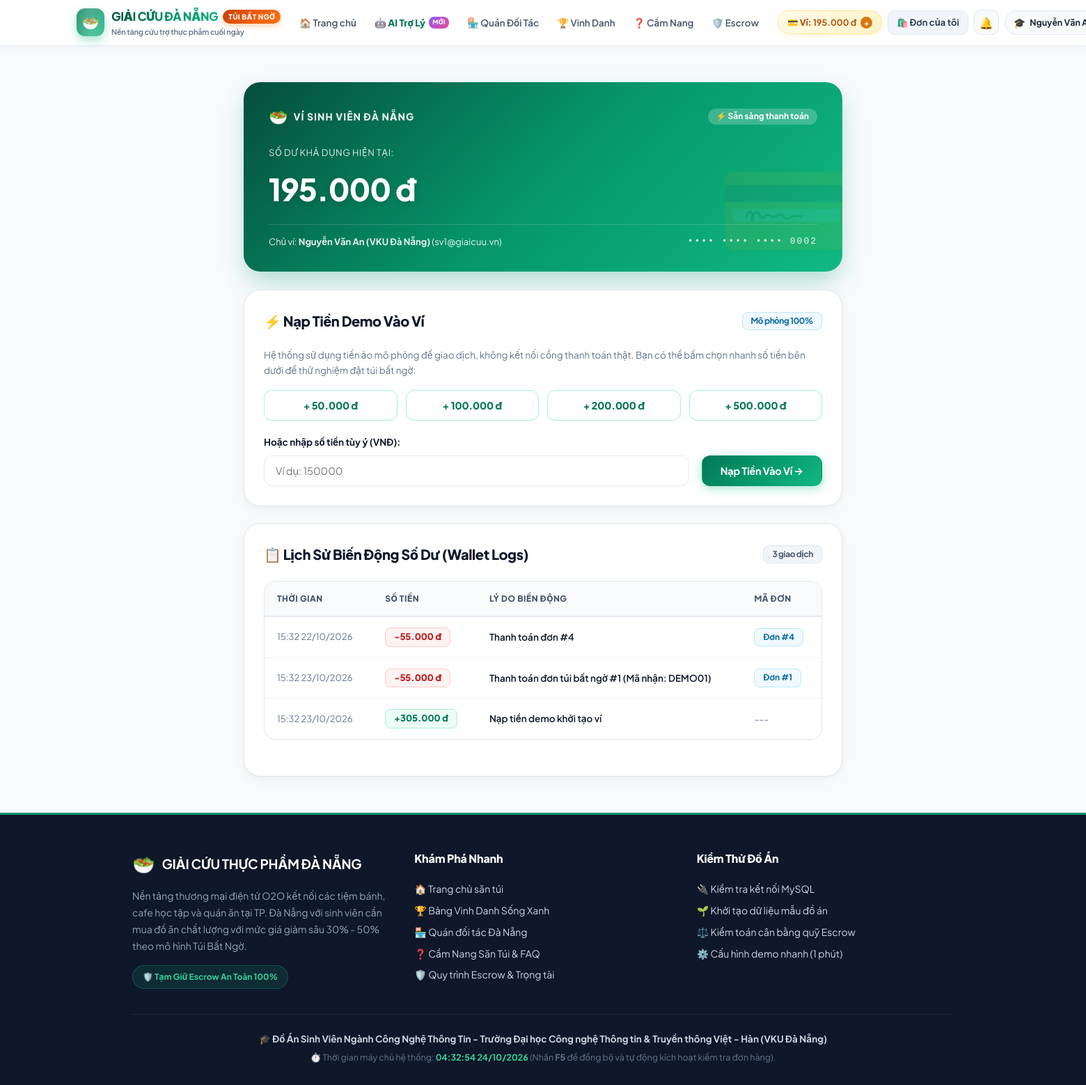
/student/vi_tien.php (signed in), run on the app's committed database.
### tables this page shows
CREATE TABLE `users` (
  `id` int(11) NOT NULL AUTO_INCREMENT,
  `name` varchar(100) NOT NULL,
  `email` varchar(100) NOT NULL,
  `password` varchar(255) NOT NULL,
  `role` enum('student','shop_owner','admin') NOT NULL DEFAULT 'student',
  `balance` decimal(12,2) NOT NULL DEFAULT 0.00,
  `warning_count` int(11) NOT NULL DEFAULT 0,
  `is_locked` tinyint(1) NOT NULL DEFAULT 0,
  `created_at` datetime DEFAULT current_timestamp(),
  `university` varchar(150) DEFAULT 'Đại học CNTT&TT Việt - Hàn (VKU)',
  PRIMARY KEY (`id`),
  UNIQUE KEY `email` (`email`)
);

CREATE TABLE `wallet_logs` (
  `id` int(11) NOT NULL AUTO_INCREMENT,
  `user_id` int(11) NOT NULL,
  `amount` decimal(12,2) NOT NULL,
  `reason` varchar(255) NOT NULL,
  `order_id` int(11) DEFAULT NULL,
  `created_at` datetime DEFAULT current_timestamp(),
  PRIMARY KEY (`id`),
  KEY `fk_wallet_logs_user` (`user_id`),
  CONSTRAINT `fk_wallet_logs_user` FOREIGN KEY (`user_id`) REFERENCES `users` (`id`) ON DELETE CASCADE
);

### functions.php (called while the page is built, shortened)
<?php
function get_logged_in_user($conn) {
    $user_id = $_SESSION['user_id'];
    $sql = "SELECT * FROM users WHERE id = ? LIMIT 1";
    $stmt = mysqli_prepare($conn, $sql);
    if ($stmt) {
        mysqli_stmt_bind_param($stmt, "i", $user_id);
        mysqli_stmt_execute($stmt);
        $result = mysqli_stmt_get_result($stmt);
        $user = mysqli_fetch_assoc($result);
        return $user;
    }
    return null;
}
function format_money($amount) {
    return number_format((float)$amount, 0, ',', '.') . ' đ';
}
function format_datetime($datetime) {
    $timestamp = strtotime($datetime);
    return date('H:i d/m/Y', $timestamp);
}
?>

### student/vi_tien.php (the view, shortened to what this page needs)
<?php
require_once __DIR__ . '/../config.php';
require_once __DIR__ . '/../functions.php';
$user = get_logged_in_user($conn);
$sql_logs = "SELECT * FROM wallet_logs WHERE user_id = ? ORDER BY id DESC";
$stmt_logs = mysqli_prepare($conn, $sql_logs);
mysqli_stmt_bind_param($stmt_logs, "i", $user['id']);
mysqli_stmt_execute($stmt_logs);
$res_logs = mysqli_stmt_get_result($stmt_logs);
$logs = [];
while ($row = mysqli_fetch_assoc($res_logs)) {
    $logs[] = $row;
}
require_once __DIR__ . '/../header.php';
?>
<div style="max-width: 860px; margin: 24px auto;">
    <div style="background: linear-gradient(135deg, #064e3b 0%, #059669 50%, #10b981 100%); color: white; border-radius: 24px; padding: 32px 36px; margin-bottom: 26px; box-shadow: 0 16px 36px -6px rgba(5, 150, 105, 0.35); position: relative; overflow: hidden;">
        <div style="position: absolute; right: -20px; bottom: -30px; font-size: 160px; opacity: 0.08; pointer-events: none;">💳</div>
        <div style="display: flex; justify-content: space-between; align-items: center; margin-bottom: 24px;">
            <div style="display: flex; align-items: center; gap: 8px;">
                <span style="font-size: 22px;">🥗</span>
                <span style="font-weight: 800; font-size: 14px; letter-spacing: 1px; opacity: 0.9;">VÍ SINH VIÊN ĐÀ NẴNG</span>
            </div>
            <span class="badge" style="background: rgba(255,255,255,0.22); color: white; font-size: 12px; padding: 4px 12px; border-radius: 20px;">
                ⚡ Sẵn sàng thanh toán
            </span>
        </div>
        <div style="font-size: 13px; text-transform: uppercase; letter-spacing: 0.5px; opacity: 0.85;">Số dư khả dụng hiện tại:</div>
        <div style="font-size: 44px; font-weight: 900; margin: 6px 0 16px 0; letter-spacing: -1px; text-shadow: 0 2px 10px rgba(0,0,0,0.15);">
            <?php echo format_money($user['balance']); ?>
        </div>
        <div style="display: flex; justify-content: space-between; align-items: flex-end; font-size: 13px; opacity: 0.9; border-top: 1px solid rgba(255,255,255,0.18); padding-top: 14px;">
            <div>Chủ ví: <strong><?php echo htmlspecialchars($user['name']); ?></strong> (<?php echo htmlspecialchars($user['email']); ?>)</div>
            <div style="font-family: monospace; letter-spacing: 2px;">•••• •••• •••• <?php echo str_pad($user['id'], 4, '0', STR_PAD_LEFT); ?></div>
        </div>
    </div>
    <div class="card">
        <h3 class="card-title">
            <span>⚡ Nạp Tiền Demo Vào Ví</span>
            <span class="badge badge-info" style="font-size: 12px;">Mô phỏng 100%</span>
        </h3>
        <p class="form-text" style="margin-bottom: 18px; font-size: 13.5px;">
            Hệ thống sử dụng tiền ảo mô phỏng để giao dịch, không kết nối cổng thanh toán thật. Bạn có thể bấm chọn nhanh số tiền bên dưới để thử nghiệm đặt túi bất ngờ:
        </p>
        <form action="<?php echo BASE_URL; ?>student/vi_tien.php" method="POST">
            <div style="display: grid; grid-template-columns: repeat(auto-fit, minmax(140px, 1fr)); gap: 12px; margin-bottom: 20px;">
                <button type="submit" name="amount" value="50000" class="btn btn-outline" style="border-color: #a7f3d0; color: #047857; font-weight: 800; padding: 12px;">+ 50.000 đ</button>
                <button type="submit" name="amount" value="100000" class="btn btn-outline" style="border-color: #a7f3d0; color: #047857; font-weight: 800; padding: 12px;">+ 100.000 đ</button>
                <button type="submit" name="amount" value="200000" class="btn btn-outline" style="border-color: #a7f3d0; color: #047857; font-weight: 800; padding: 12px;">+ 200.000 đ</button>
                <button type="submit" name="amount" value="500000" class="btn btn-outline" style="border-color: #a7f3d0; color: #047857; font-weight: 800; padding: 12px;">+ 500.000 đ</button>
            </div>
            <div class="form-row" style="align-items: flex-end;">
                <div class="form-col form-group" style="margin-bottom: 0;">
                    <label class="form-label">Hoặc nhập số tiền tùy ý (VNĐ):</label>
                    <input type="number" name="amount" class="form-control" placeholder="Ví dụ: 150000" min="10000" step="10000">
                </div>
                <div>
                    <button type="submit" name="action_deposit" value="1" class="btn btn-primary" style="padding: 12px 26px;">
                        Nạp Tiền Vào Ví &rarr;
                    </button>
                </div>
            </div>
        </form>
    </div>
    <div class="card">
        <h3 class="card-title">
            <span>📋 Lịch Sử Biến Động Số Dư (Wallet Logs)</span>
            <span class="badge badge-gray" style="font-size: 12px;"><?php echo count($logs); ?> giao dịch</span>
        </h3>
        <?php if (empty($logs)): ?>
            <p style="text-align: center; color: var(--text-muted); padding: 30px 0;">Chưa có giao dịch tiền nào phát sinh.</p>
        <?php else: ?>
            <div class="table-responsive">
                <table class="table">
                    <thead>
                        <tr>
                            <th>Thời gian</th>
                            <th>Số tiền</th>
                            <th>Lý do biến động</th>
                            <th>Mã đơn</th>
                        </tr>
                    </thead>
                    <tbody>
                        <?php foreach ($logs as $l): ?>
                            <tr>
                                <td style="font-size: 13px; color: var(--text-muted); white-space: nowrap;">
                                    <?php echo format_datetime($l['created_at']); ?>
                                </td>
                                <td>
                                    <?php if ($l['amount'] > 0): ?>
                                        <span class="badge badge-success" style="font-size: 13px; font-weight: 800;">
                                            +<?php echo format_money($l['amount']); ?>
                                        </span>
                                    <?php else: ?>
                                        <span class="badge badge-danger" style="font-size: 13px; font-weight: 800;">
                                            <?php echo format_money($l['amount']); ?>
                                        </span>
                                    <?php endif; ?>
                                </td>
                                <td style="font-size: 13.5px; font-weight: 600; color: var(--text-dark);">
                                    <?php echo htmlspecialchars($l['reason']); ?>
                                </td>
                                <td>
                                    <?php if ($l['order_id']): ?>
                                        <a href="<?php echo BASE_URL; ?>student/don_chi_tiet.php?id=<?php echo $l['order_id']; ?>" class="badge badge-info" style="text-decoration: none;">
                                            Đơn #<?php echo $l['order_id']; ?>
                                        </a>
                                    <?php else: ?>
                                        <span style="color: var(--text-muted);">---</span>
                                    <?php endif; ?>
                                </td>
                            </tr>
                        <?php endforeach; ?>
                    </tbody>
                </table>
            </div>
        <?php endif; ?>
    </div>
</div>
<?php require_once __DIR__ . '/../footer.php'; ?>

### header.php (shortened to what this page needs)
<?php
require_once __DIR__ . '/config.php';
require_once __DIR__ . '/functions.php';
$current_user = get_logged_in_user($conn);
?>
<!DOCTYPE html>
<html lang="vi">
<head>
    <link rel="stylesheet" href="<?php echo BASE_URL; ?>css/style.css">
</head>
<body>
<header class="header-nav">
    <div class="nav-container">
        <a href="<?php echo BASE_URL; ?>index.php" class="logo-area">
            <div class="logo-badge">🥗</div>
            <div class="logo-info">
                <div class="logo-title-row">
                    <span class="logo-text">GIẢI CỨU ĐÀ NẴNG</span>
                    <span class="logo-tag">Túi Bất Ngờ</span>
                </div>
                <small class="logo-subtitle">Nền tảng cứu trợ thực phẩm cuối ngày</small>
            </div>
        </a>
        <nav class="nav-main">
            <a href="<?php echo BASE_URL; ?>index.php" class="nav-link">🏠 Trang chủ</a>
            <a href="<?php echo BASE_URL; ?>ai_tro_ly.php" class="nav-link nav-link-ai">
                🤖 AI Trợ Lý
                <span class="nav-tag-new">MỚI</span>
            </a>
            <a href="<?php echo BASE_URL; ?>doi_tac.php" class="nav-link">🏪 Quán Đối Tác</a>
            <a href="<?php echo BASE_URL; ?>vinh_danh.php" class="nav-link">🏆 Vinh Danh</a>
            <a href="<?php echo BASE_URL; ?>faq.php" class="nav-link">❓ Cẩm Nang</a>
            <a href="<?php echo BASE_URL; ?>quy_trinh.php" class="nav-link">🛡️ Escrow</a>
        </nav>
        <div class="nav-user-area">
            <?php if (!$current_user): ?>
                <a href="<?php echo BASE_URL; ?>dang_ky.php" class="nav-link">Đăng ký</a>
                <a href="<?php echo BASE_URL; ?>dang_nhap.php" class="btn btn-primary btn-sm" style="padding: 6px 16px;">Đăng nhập</a>
            <?php elseif ($current_user['role'] === 'student'): ?>
                <a href="<?php echo BASE_URL; ?>student/vi_tien.php" class="nav-balance" title="Số dư ví ký quỹ Escrow">
                    <span>💳 Ví: <strong><?php echo format_money($current_user['balance']); ?></strong></span>
                    <span class="nav-balance-plus">+</span>
                </a>
                <a href="<?php echo BASE_URL; ?>student/don_hang.php" class="nav-link nav-orders-pill">
                    🛍️ Đơn của tôi
                </a>
                <a href="<?php echo BASE_URL; ?>thong_bao.php" class="nav-icon-btn" title="Thông báo">
                    🔔
                </a>
                <a href="<?php echo BASE_URL; ?>student/ho_so.php" class="nav-user-pill" title="Hồ sơ cá nhân">
                    <span class="user-pill-avatar">🎓</span>
                    <span class="user-pill-name"><?php echo htmlspecialchars($current_user['name']); ?></span>
                </a>
            <?php endif; ?>
        </div>
    </div>
</header>
<main class="container">

### data on the page
users: balance "195.000 đ", name "Nguyễn Văn An (VK…", name "Nguyễn Văn An (VKU Đà Nẵng)", email "sv1@giaicuu.vn", id "0002"
wallet_logs: created_at "15:32 22/10/2026", amount "-55.000 đ", reason "Thanh toán đơn #4", order "4"
wallet_logs: created_at "15:32 23/10/2026", amount "-55.000 đ", reason "Thanh toán đơn túi bất ngờ #1 (Mã nhận: DEMO01)", order "1"
wallet_logs: created_at "15:32 23/10/2026", amount "305.000 đ", reason "Nạp tiền demo khởi tạo ví"

### other printed values
count($logs) "3"
